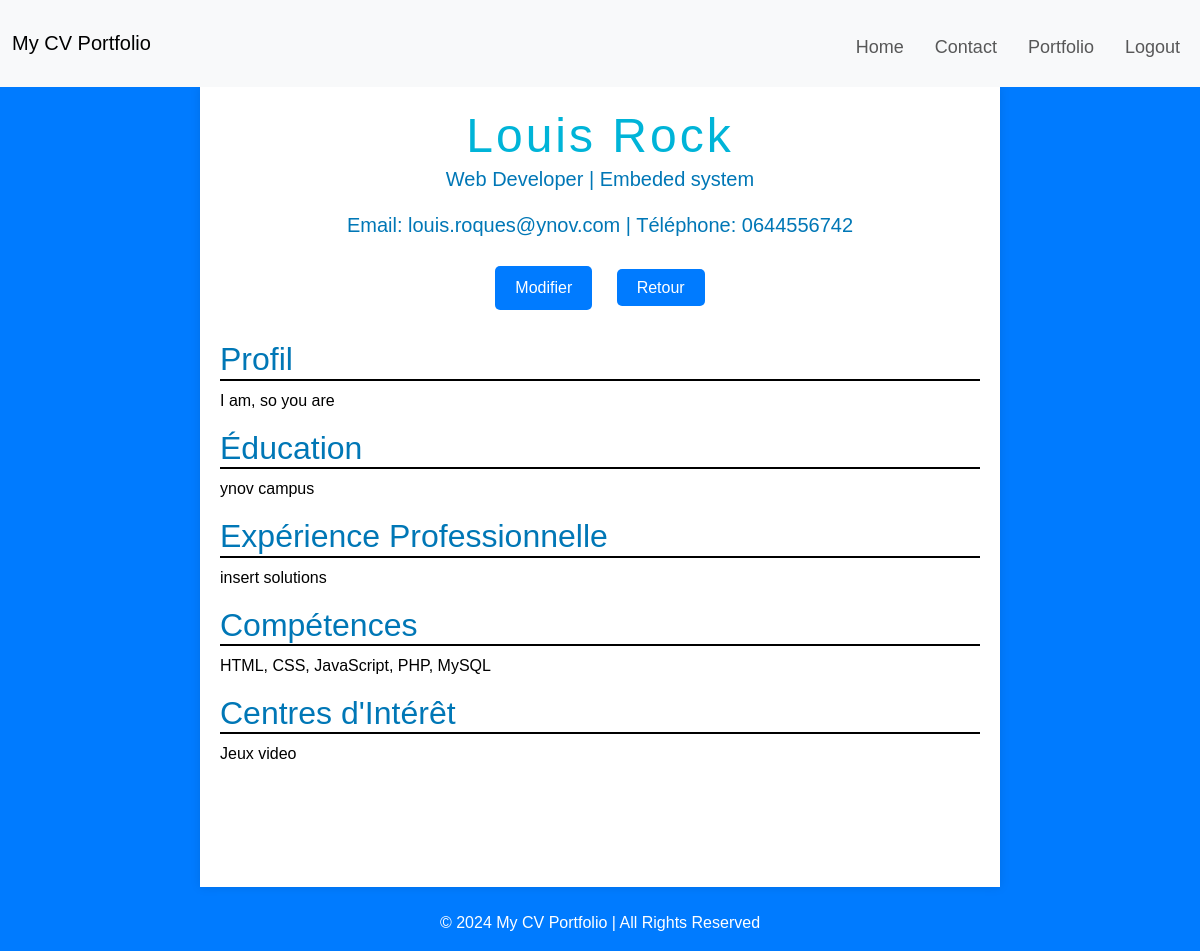
Page /Views/Template/cv.php (signed in) on the committed database.
### tables this page shows
create table IF NOT EXISTS personal_info(
    id int primary key auto_increment,
    name varchar(100) not null,
    title varchar(150) not null,
    email varchar(100) not null,
    phone varchar(20) not null,
    profile_description text not null,
    education text  not null,
    experience_pro text  not null,
    hobbies text  not NULL,
    skills text  not NULL
);

### Views/Template/cv.php (the view, shortened to what this page needs)
<?php
require '../../Model/db.php';
$userId = $_SESSION['user_id'] ?? null;
if ($userId) {
    $stmt = $pdo->prepare('SELECT * FROM personal_info WHERE id = ?');
    $stmt->execute([$userId]);
    $personalInfo = $stmt->fetch();
} else {
    $stmt = $pdo->prepare('SELECT * FROM personal_info WHERE id = ?');
    $stmt->execute([1]);
    $personalInfo = $stmt->fetch();
}
?>
<!DOCTYPE html>
<html lang="fr">
<head>
    <link href="https://cdn.jsdelivr.net/npm/bootstrap@5.3.0-alpha1/dist/css/bootstrap.min.css" rel="stylesheet">
    <link rel="stylesheet" href="/Views/Template/Static/cv.css">
</head>
<body>
    <nav class="navbar navbar-expand-lg navbar-light bg-light">
        <div class="container-fluid">
            <a class="navbar-brand" href="#">My CV Portfolio</a>
            <div class="collapse navbar-collapse" id="navbarNav">
                <ul class="navbar-nav ms-auto">
                    <li class="nav-item">
                        <a class="nav-link" href="/Views/Template/index.php">Home</a>
                    </li>
                    <li class="nav-item">
                        <a class="nav-link" href="/Views/Template/contact.php">Contact</a>
                    </li>
                    <li class="nav-item">
                        <a class="nav-link" href="/Views/Template/portfolio.php">Portfolio</a>
                    </li>
                    <?php if ($userId): ?>
                    <li class="nav-item">
                        <a class="nav-link" href="/Views/Template/logout.php">Logout</a>
                    </li>
                    <?php else: ?>
                    <li class="nav-item">
                        <a class="nav-link" href="/Views/Template/login.php">Login</a>
                    </li>
                    <?php endif; ?>
                </ul>
            </div>
        </div>
    </nav>
    <div class="container">
        <header class="cv-header">
            <h1><?php echo htmlspecialchars($personalInfo['name']); ?></h1>
            <p class="cv-title"><?php echo htmlspecialchars($personalInfo['title']); ?></p>
            <p>Email: <?php echo htmlspecialchars($personalInfo['email']); ?> | Téléphone:
                <?php echo htmlspecialchars($personalInfo['phone']); ?></p>
            <?php if ($userId): ?>
            <button id="editBtn">Modifier</button>
            <a href="/Views/Template/index.php">Retour</a>
            <?php else: ?>
            <p>Veuillez vous connecter pour modifier ces informations.</p>
            <a href="/Views/Template/login.php" class="button-style">Se connecter</a>
            <a href="/Views/Template/index.php" class="button-style">Retour</a>
            <?php endif; ?>
        </header>
        <section class="cv-profile">
            <h2>Profil</h2>
            <p><?php echo htmlspecialchars($personalInfo['profile_description']); ?></p>
        </section>
        <section class="cv-education">
            <h2>Éducation</h2>
            <p><?php echo htmlspecialchars($personalInfo['education']); ?></p>
        </section>
        <section class="cv-experience">
            <h2>Expérience Professionnelle</h2>
            <p><?php echo htmlspecialchars($personalInfo['experience_pro']); ?></p>
        </section>
        <section class="cv-skills">
            <h2>Compétences</h2>
            <p><?php echo htmlspecialchars($personalInfo['skills']); ?></p>
        </section>
        <section class="cv-hobbies">
            <h2>Centres d'Intérêt</h2>
            <p><?php echo htmlspecialchars($personalInfo['hobbies']); ?></p>
        </section>
    </div>
    <br>
    <footer>
        <center>
            <p>&copy; 2024 My CV Portfolio | All Rights Reserved</p>
        </center>
    </footer>
</body>
</html>

### Views/Template/Static/cv.css (style rules this page uses)
body { font-family: 'Arial', sans-serif; background-color: #007BFF; color: #fff; margin: 0; padding: 0; height: 100%; }
.container { max-width: 800px; background: #fff; padding: 20px; color: #000; box-shadow: 0 0 10px rgba(0, 0, 0, 0.1); margin-bottom: 0; min-height: 100vh; }
header { text-align: center; padding-bottom: 20px; }
header h1 { font-size: 48px; letter-spacing: 3px; margin: 0; color: #00b4d8; }
h2 { color: #0077b6; border-bottom: 2px solid black; }
header p { font-size: 20px; color: #0077b6; }
ul { list-style-type: none; padding: 0; }
ul li { padding-top: 5%; padding-left: 15px; margin-bottom: 10px; position: relative; font-size: large; }
.cv-header button, .cv-header a { margin: 10px; padding: 10px 20px; background-color: #007BFF; color: #fff; border: none; border-radius: 5px; text-decoration: none; cursor: pointer; }

### rows in the picture
personal_info: name "Louis Rock", title "Web Developer | Embeded system", email "louis.roques@ynov.com", phone "0644556742", profile_description "I am, so you are", education "ynov campus", experience_pro "insert solutions", skills "HTML, CSS, JavaScript, PHP, MySQL", hobbies "Jeux video"
